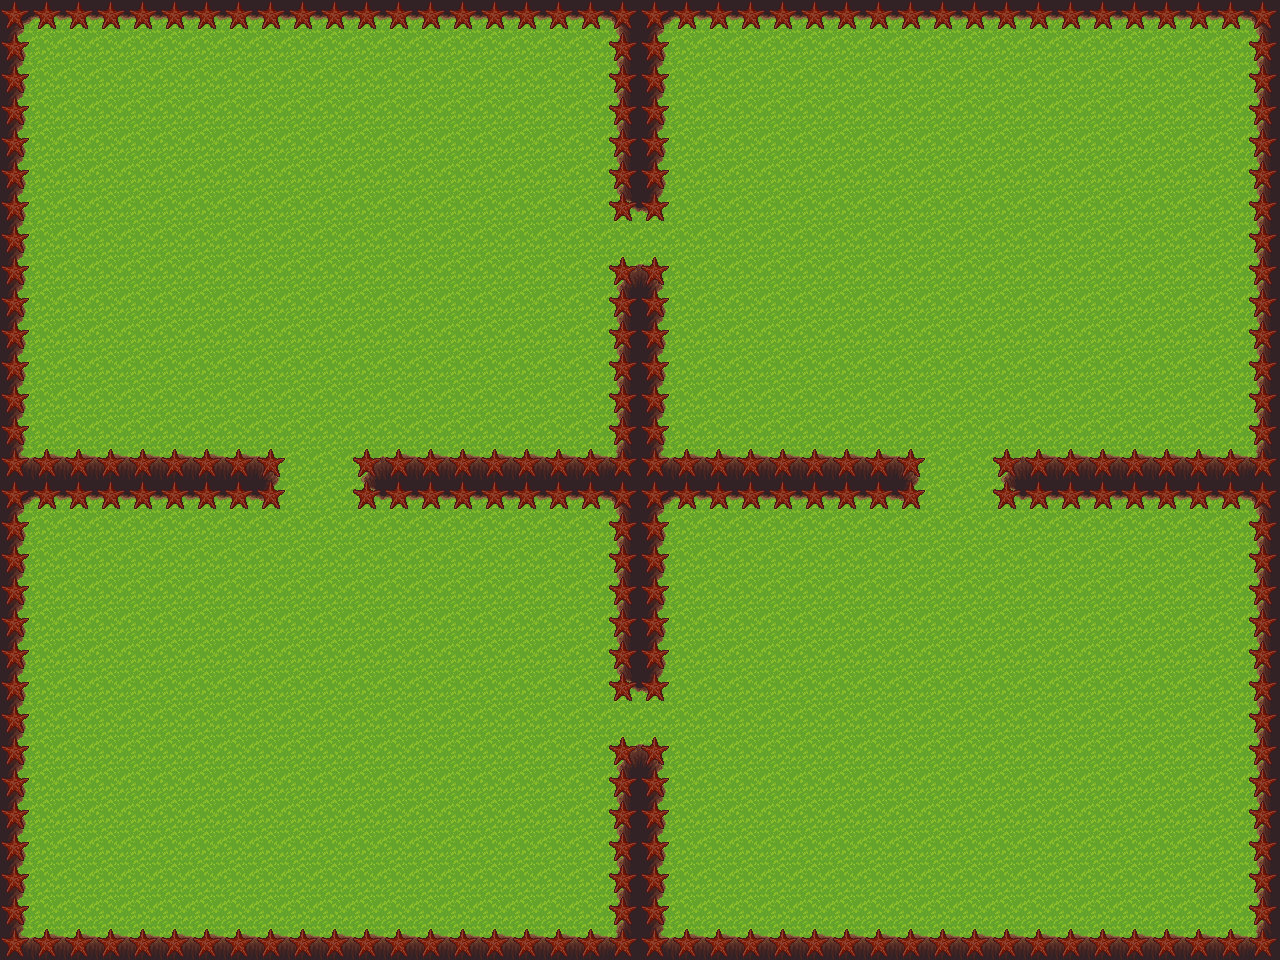

Tiled map render using the project's own tile images. Description and the map definition, with tile-layer contents summarised, below:
An orthogonal 40x30 tile map with 32x32 px tiles, 3 tile layers (Capa de patrones 1, Capa de patrones 2, Capa de patrones 3), 3 tilesets.

<map version="1.5" tiledversion="1.6.0" orientation="orthogonal" renderorder="right-down" width="40" height="30" tilewidth="32" tileheight="32" infinite="0" nextlayerid="5" nextobjectid="1">
 <editorsettings>
  <export target="estrellas.lua" format="lua" />
 </editorsettings>
 <tileset firstgid="1" source="ejemplo.tsx" />
 <tileset firstgid="901" source="ejemplo2.tsx" />
 <tileset firstgid="1285" source="terrain_3.tsx" />
 <layer id="1" name="Capa de patrones 1" width="40" height="30">
  <data>[1200 cells, 1200 non-empty, 1 distinct tile ids]</data>
 </layer>
 <layer id="2" name="Capa de patrones 2" width="40" height="30">
  <data>[1200 cells, 256 non-empty, 13 distinct tile ids]</data>
 </layer>
 <layer id="4" name="Capa de patrones 3" width="40" height="30">
  <data>[1200 cells, 252 non-empty, 1 distinct tile ids]</data>
 </layer>
</map>
